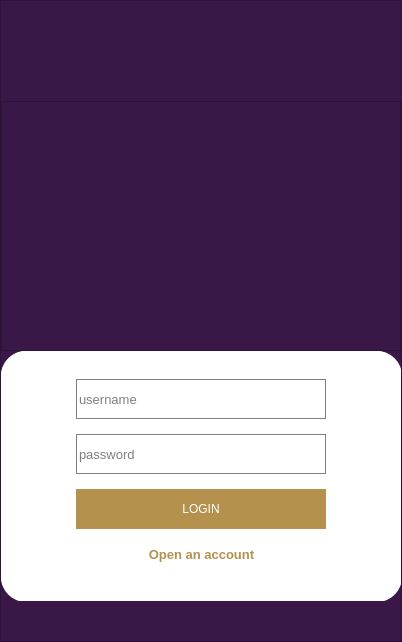
      <widget class="QWidget" name="login_page">
       <property name="styleSheet">
        <string notr="true"/>
       </property>
       <layout class="QVBoxLayout" name="verticalLayout">
        <property name="spacing">
         <number>0</number>
        </property>
        <property name="leftMargin">
         <number>0</number>
        </property>
        <property name="topMargin">
         <number>0</number>
        </property>
        <property name="rightMargin">
         <number>0</number>
        </property>
        <property name="bottomMargin">
         <number>0</number>
        </property>
        <item>
         <widget class="QFrame" name="frame">
          <property name="styleSheet">
           <string notr="true">background-color: rgb(57, 24, 71);</string>
          </property>
          <property name="frameShape">
           <enum>QFrame::StyledPanel</enum>
          </property>
          <property name="frameShadow">
           <enum>QFrame::Raised</enum>
          </property>
          <layout class="QGridLayout" name="gridLayout_12">
           <property name="leftMargin">
            <number>0</number>
           </property>
           <property name="topMargin">
            <number>0</number>
           </property>
           <property name="rightMargin">
            <number>0</number>
           </property>
           <property name="bottomMargin">
            <number>0</number>
           </property>
           <property name="spacing">
            <number>0</number>
           </property>
           <item row="2" column="0">
            <widget class="QFrame" name="frame_2">
             <property name="minimumSize">
              <size>
               <width>400</width>
               <height>250</height>
              </size>
             </property>
             <property name="maximumSize">
              <size>
               <width>400</width>
               <height>250</height>
              </size>
             </property>
             <property name="styleSheet">
              <string notr="true">background-color: rgb(255, 255, 255);
border-radius: 25px</string>
             </property>
             <property name="frameShape">
              <enum>QFrame::StyledPanel</enum>
             </property>
             <property name="frameShadow">
              <enum>QFrame::Raised</enum>
             </property>
             <widget class="QWidget" name="layoutWidget">
              <property name="geometry">
               <rect>
                <x>0</x>
                <y>0</y>
                <width>401</width>
                <height>251</height>
               </rect>
              </property>
              <layout class="QVBoxLayout" name="verticalLayout_8">
               <property name="spacing">
                <number>7</number>
               </property>
               <property name="topMargin">
                <number>20</number>
               </property>
               <property name="bottomMargin">
                <number>30</number>
               </property>
               <item alignment="Qt::AlignHCenter">
                <widget class="QLineEdit" name="l_username_field">
                 <property name="minimumSize">
                  <size>
                   <width>250</width>
                   <height>40</height>
                  </size>
                 </property>
                 <property name="maximumSize">
                  <size>
                   <width>350</width>
                   <height>40</height>
                  </size>
                 </property>
                 <property name="palette">
                  <palette>
                   <active>
                    <colorrole role="Button">
                     <brush brushstyle="SolidPattern">
                      <color alpha="0">
                       <red>0</red>
                       <green>0</green>
                       <blue>0</blue>
                      </color>
                     </brush>
                    </colorrole>
                    <colorrole role="Base">
                     <brush brushstyle="SolidPattern">
                      <color alpha="0">
                       <red>0</red>
                       <green>0</green>
                       <blue>0</blue>
                      </color>
                     </brush>
                    </colorrole>
                    <colorrole role="Window">
                     <brush brushstyle="SolidPattern">
                      <color alpha="0">
                       <red>0</red>
                       <green>0</green>
                       <blue>0</blue>
                      </color>
                     </brush>
                    </colorrole>
                   </active>
                   <inactive>
                    <colorrole role="Button">
                     <brush brushstyle="SolidPattern">
                      <color alpha="0">
                       <red>0</red>
                       <green>0</green>
                       <blue>0</blue>
                      </color>
                     </brush>
                    </colorrole>
                    <colorrole role="Base">
                     <brush brushstyle="SolidPattern">
                      <color alpha="0">
                       <red>0</red>
                       <green>0</green>
                       <blue>0</blue>
                      </color>
                     </brush>
                    </colorrole>
                    <colorrole role="Window">
                     <brush brushstyle="SolidPattern">
                      <color alpha="0">
                       <red>0</red>
                       <green>0</green>
                       <blue>0</blue>
                      </color>
                     </brush>
                    </colorrole>
                   </inactive>
                   <disabled>
                    <colorrole role="Button">
                     <brush brushstyle="SolidPattern">
                      <color alpha="0">
                       <red>0</red>
                       <green>0</green>
                       <blue>0</blue>
                      </color>
                     </brush>
                    </colorrole>
                    <colorrole role="Base">
                     <brush brushstyle="SolidPattern">
                      <color alpha="0">
                       <red>0</red>
                       <green>0</green>
                       <blue>0</blue>
                      </color>
                     </brush>
                    </colorrole>
                    <colorrole role="Window">
                     <brush brushstyle="SolidPattern">
                      <color alpha="0">
                       <red>0</red>
                       <green>0</green>
                       <blue>0</blue>
                      </color>
                     </brush>
                    </colorrole>
                   </disabled>
                  </palette>
                 </property>
                 <property name="font">
                  <font>
                   <pointsize>10</pointsize>
                  </font>
                 </property>
                 <property name="styleSheet">
                  <string notr="true">background: transparent;
border: 1px solid #808080;</string>
                 </property>
                 <property name="placeholderText">
                  <string>username</string>
                 </property>
                </widget>
               </item>
               <item alignment="Qt::AlignHCenter">
                <widget class="QLineEdit" name="l_password_field">
                 <property name="minimumSize">
                  <size>
                   <width>250</width>
                   <height>40</height>
                  </size>
                 </property>
                 <property name="maximumSize">
                  <size>
                   <width>350</width>
                   <height>40</height>
                  </size>
                 </property>
                 <property name="palette">
                  <palette>
                   <active>
                    <colorrole role="Button">
                     <brush brushstyle="SolidPattern">
                      <color alpha="0">
                       <red>0</red>
                       <green>0</green>
                       <blue>0</blue>
                      </color>
                     </brush>
                    </colorrole>
                    <colorrole role="Base">
                     <brush brushstyle="SolidPattern">
                      <color alpha="0">
                       <red>0</red>
                       <green>0</green>
                       <blue>0</blue>
                      </color>
                     </brush>
                    </colorrole>
                    <colorrole role="Window">
                     <brush brushstyle="SolidPattern">
                      <color alpha="0">
                       <red>0</red>
                       <green>0</green>
                       <blue>0</blue>
                      </color>
                     </brush>
                    </colorrole>
                   </active>
                   <inactive>
                    <colorrole role="Button">
                     <brush brushstyle="SolidPattern">
                      <color alpha="0">
                       <red>0</red>
                       <green>0</green>
                       <blue>0</blue>
                      </color>
                     </brush>
                    </colorrole>
                    <colorrole role="Base">
                     <brush brushstyle="SolidPattern">
                      <color alpha="0">
                       <red>0</red>
                       <green>0</green>
                       <blue>0</blue>
                      </color>
                     </brush>
                    </colorrole>
                    <colorrole role="Window">
                     <brush brushstyle="SolidPattern">
                      <color alpha="0">
                       <red>0</red>
                       <green>0</green>
                       <blue>0</blue>
                      </color>
                     </brush>
                    </colorrole>
                   </inactive>
                   <disabled>
                    <colorrole role="Button">
                     <brush brushstyle="SolidPattern">
                      <color alpha="0">
                       <red>0</red>
                       <green>0</green>
                       <blue>0</blue>
                      </color>
                     </brush>
                    </colorrole>
                    <colorrole role="Base">
                     <brush brushstyle="SolidPattern">
                      <color alpha="0">
                       <red>0</red>
                       <green>0</green>
                       <blue>0</blue>
                      </color>
                     </brush>
                    </colorrole>
                    <colorrole role="Window">
                     <brush brushstyle="SolidPattern">
                      <color alpha="0">
                       <red>0</red>
                       <green>0</green>
                       <blue>0</blue>
                      </color>
                     </brush>
                    </colorrole>
                   </disabled>
                  </palette>
                 </property>
                 <property name="font">
                  <font>
                   <pointsize>10</pointsize>
                  </font>
                 </property>
                 <property name="styleSheet">
                  <string notr="true">background: transparent;
border: 1px solid #808080;</string>
                 </property>
                 <property name="echoMode">
                  <enum>QLineEdit::Password</enum>
                 </property>
                 <property name="placeholderText">
                  <string>password</string>
                 </property>
                </widget>
               </item>
               <item alignment="Qt::AlignHCenter">
                <widget class="QPushButton" name="l_login_btn">
                 <property name="minimumSize">
                  <size>
                   <width>250</width>
                   <height>40</height>
                  </size>
                 </property>
                 <property name="maximumSize">
                  <size>
                   <width>350</width>
                   <height>40</height>
                  </size>
                 </property>
                 <property name="styleSheet">
                  <string notr="true">background-color: rgb(180, 145, 76);
font: 12pt &quot;Montserrat SemiBold&quot;;
color: white;
border-style: outset;
border-width: 0px;</string>
                 </property>
                 <property name="text">
                  <string>LOGIN</string>
                 </property>
                 <property name="autoDefault">
                  <bool>true</bool>
                 </property>
                 <property name="default">
                  <bool>false</bool>
                 </property>
                </widget>
               </item>
               <item>
                <widget class="QPushButton" name="l_newaccount_btn">
                 <property name="sizePolicy">
                  <sizepolicy hsizetype="Expanding" vsizetype="Fixed">
                   <horstretch>0</horstretch>
                   <verstretch>0</verstretch>
                  </sizepolicy>
                 </property>
                 <property name="maximumSize">
                  <size>
                   <width>16777215</width>
                   <height>20</height>
                  </size>
                 </property>
                 <property name="palette">
                  <palette>
                   <active>
                    <colorrole role="WindowText">
                     <brush brushstyle="SolidPattern">
                      <color alpha="255">
                       <red>180</red>
                       <green>145</green>
                       <blue>76</blue>
                      </color>
                     </brush>
                    </colorrole>
                    <colorrole role="Button">
                     <brush brushstyle="SolidPattern">
                      <color alpha="255">
                       <red>255</red>
                       <green>255</green>
                       <blue>255</blue>
                      </color>
                     </brush>
                    </colorrole>
                    <colorrole role="Text">
                     <brush brushstyle="SolidPattern">
                      <color alpha="255">
                       <red>180</red>
                       <green>145</green>
                       <blue>76</blue>
                      </color>
                     </brush>
                    </colorrole>
                    <colorrole role="ButtonText">
                     <brush brushstyle="SolidPattern">
                      <color alpha="255">
                       <red>180</red>
                       <green>145</green>
                       <blue>76</blue>
                      </color>
                     </brush>
                    </colorrole>
                    <colorrole role="Base">
                     <brush brushstyle="SolidPattern">
                      <color alpha="255">
                       <red>255</red>
                       <green>255</green>
                       <blue>255</blue>
                      </color>
                     </brush>
                    </colorrole>
                    <colorrole role="Window">
                     <brush brushstyle="SolidPattern">
                      <color alpha="255">
                       <red>255</red>
                       <green>255</green>
                       <blue>255</blue>
                      </color>
                     </brush>
                    </colorrole>
                    <colorrole role="PlaceholderText">
                     <brush brushstyle="NoBrush">
                      <color alpha="128">
                       <red>180</red>
                       <green>145</green>
                       <blue>76</blue>
                      </color>
                     </brush>
                    </colorrole>
                   </active>
                   <inactive>
                    <colorrole role="WindowText">
                     <brush brushstyle="SolidPattern">
                      <color alpha="255">
                       <red>180</red>
                       <green>145</green>
                       <blue>76</blue>
                      </color>
                     </brush>
                    </colorrole>
                    <colorrole role="Button">
                     <brush brushstyle="SolidPattern">
                      <color alpha="255">
                       <red>255</red>
                       <green>255</green>
                       <blue>255</blue>
                      </color>
                     </brush>
                    </colorrole>
                    <colorrole role="Text">
                     <brush brushstyle="SolidPattern">
                      <color alpha="255">
                       <red>180</red>
                       <green>145</green>
                       <blue>76</blue>
                      </color>
                     </brush>
                    </colorrole>
                    <colorrole role="ButtonText">
                     <brush brushstyle="SolidPattern">
                      <color alpha="255">
                       <red>180</red>
                       <green>145</green>
                       <blue>76</blue>
                      </color>
                     </brush>
                    </colorrole>
                    <colorrole role="Base">
                     <brush brushstyle="SolidPattern">
                      <color alpha="255">
                       <red>255</red>
                       <green>255</green>
                       <blue>255</blue>
                      </color>
                     </brush>
                    </colorrole>
                    <colorrole role="Window">
                     <brush brushstyle="SolidPattern">
                      <color alpha="255">
                       <red>255</red>
                       <green>255</green>
                       <blue>255</blue>
                      </color>
                     </brush>
                    </colorrole>
                    <colorrole role="PlaceholderText">
                     <brush brushstyle="NoBrush">
                      <color alpha="128">
                       <red>180</red>
                       <green>145</green>
                       <blue>76</blue>
                      </color>
                     </brush>
                    </colorrole>
                   </inactive>
                   <disabled>
                    <colorrole role="WindowText">
                     <brush brushstyle="SolidPattern">
                      <color alpha="255">
                       <red>180</red>
                       <green>145</green>
                       <blue>76</blue>
                      </color>
                     </brush>
                    </colorrole>
                    <colorrole role="Button">
                     <brush brushstyle="SolidPattern">
                      <color alpha="255">
                       <red>255</red>
                       <green>255</green>
                       <blue>255</blue>
                      </color>
                     </brush>
                    </colorrole>
                    <colorrole role="Text">
                     <brush brushstyle="SolidPattern">
                      <color alpha="255">
                       <red>180</red>
                       <green>145</green>
                       <blue>76</blue>
                      </color>
                     </brush>
                    </colorrole>
                    <colorrole role="ButtonText">
                     <brush brushstyle="SolidPattern">
                      <color alpha="255">
                       <red>180</red>
                       <green>145</green>
                       <blue>76</blue>
                      </color>
                     </brush>
                    </colorrole>
                    <colorrole role="Base">
                     <brush brushstyle="SolidPattern">
                      <color alpha="255">
                       <red>255</red>
                       <green>255</green>
                       <blue>255</blue>
                      </color>
                     </brush>
                    </colorrole>
                    <colorrole role="Window">
                     <brush brushstyle="SolidPattern">
                      <color alpha="255">
                       <red>255</red>
                       <green>255</green>
                       <blue>255</blue>
                      </color>
                     </brush>
                    </colorrole>
                    <colorrole role="PlaceholderText">
                     <brush brushstyle="NoBrush">
                      <color alpha="128">
                       <red>180</red>
                       <green>145</green>
                       <blue>76</blue>
                      </color>
                     </brush>
                    </colorrole>
                   </disabled>
                  </palette>
                 </property>
                 <property name="font">
                  <font>
                   <pointsize>10</pointsize>
                   <weight>75</weight>
                   <bold>true</bold>
                   <underline>false</underline>
                   <strikeout>false</strikeout>
                  </font>
                 </property>
                 <property name="styleSheet">
                  <string notr="true">color: rgb(180, 145, 76);</string>
                 </property>
                 <property name="text">
                  <string>Open an account</string>
                 </property>
                </widget>
               </item>
              </layout>
             </widget>
            </widget>
           </item>
           <item row="3" column="0">
            <spacer name="verticalSpacer">
             <property name="orientation">
              <enum>Qt::Vertical</enum>
             </property>
             <property name="sizeHint" stdset="0">
              <size>
               <width>20</width>
               <height>40</height>
              </size>
             </property>
            </spacer>
           </item>
           <item row="1" column="0">
            <widget class="QFrame" name="frame_8">
             <property name="minimumSize">
              <size>
               <width>400</width>
               <height>250</height>
              </size>
             </property>
             <property name="maximumSize">
              <size>
               <width>400</width>
               <height>250</height>
              </size>
             </property>
             <property name="frameShape">
              <enum>QFrame::StyledPanel</enum>
             </property>
             <property name="frameShadow">
              <enum>QFrame::Raised</enum>
             </property>
             <layout class="QGridLayout" name="gridLayout_16">
              <item row="0" column="0">
               <widget class="QLabel" name="label">
                <property name="text">
                 <string/>
                </property>
                <property name="pixmap">
                 <pixmap>images/ALGONQUIN UNIVERSITY.png</pixmap>
                </property>
                <property name="alignment">
                 <set>Qt::AlignCenter</set>
                </property>
               </widget>
              </item>
             </layout>
            </widget>
           </item>
           <item row="0" column="0">
            <spacer name="verticalSpacer_2">
             <property name="orientation">
              <enum>Qt::Vertical</enum>
             </property>
             <property name="sizeType">
              <enum>QSizePolicy::Fixed</enum>
             </property>
             <property name="sizeHint" stdset="0">
              <size>
               <width>20</width>
               <height>100</height>
              </size>
             </property>
            </spacer>
           </item>
          </layout>
         </widget>
        </item>
       </layout>
      </widget>
